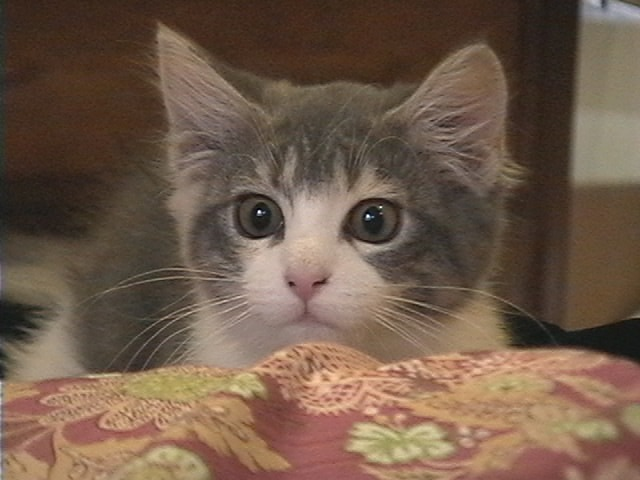
//> input picture bin/sample.jpg, 640 x 480 px
$ ./ex3-hist32   (built with g++ and OpenCV 4)
//> lines starting //> are read from the running program, lines starting //| are printed output that depends on the picture
#include <opencv2/opencv.hpp>
#include <iostream>
#include <string>

using namespace std;

//棒グラフの表示
void barGraph(int width, int height, cv::Mat hist, vector<int>& histVector)
{
	// 要素数
    int num = histVector.size();
	cout << "size of histVector: " << num << endl;
	// 最大要素
	int max = histVector[0];
	for(int i = 1; i < num; i++){
		if (histVector[i] > max) max = histVector[i];
	}
	// または int max = *max_element( histVector.begin(), histVector.end() );
	// 棒グラフ配置設計
	double dw = (double)width/(num*2+1);	// 棒の幅と間隔を同じに
	cout << "size of bar width: " << dw << endl;
	double dh = (double)height/max;				// 度数あたりの高さ画素数
	cout << "height unit: " << dh << endl;

	// 各棒の描画
	for(int i = 0; i < num; i++){
		double x = dw*(2*i+1);					// 棒グラフ内描画用x座標
		double y = height - histVector[i]*dh;	// 棒グラフ内描画用y座標
		cout << "i, count: " << i << ", " << histVector[i] << endl;
		cv::rectangle(hist, cv::Rect2d(x,y,dw,histVector[i]*dh), cv::Scalar(255, 0, 0), CV_FILLED);
	}
}

// 1ch画像の度数表を作成する関数
void calcHistogram(cv::Mat src, vector<int>& histVector){
	// 各画素値の頻度を算出
	int rows = src.rows, cols = src.cols;
	int binNum = histVector.size();
	for (int y = 0; y < rows; y++){
		uchar* p = src.ptr(y);
		for (int x = 0; x < cols; x++)		{
			histVector[p[x]*binNum/256]++;
		}
	}
}

// カラー画像の輝度ヒストグラムを描画する関数
void calcAndDrawHistogram(char** argv){
	cv::Mat gray;
	cv::Mat image = cv::imread(argv[1]);
//> image is the input picture: 480 rows x 640 cols, CV_8UC3; mean B, G, R 74.1, 90.8, 112.8
	if (image.empty()){
		std::cout << "画像読み込み失敗" << std::endl;
		return;
	}
	cv::cvtColor(image, gray, CV_BGR2GRAY); // 3ch -> 1ch
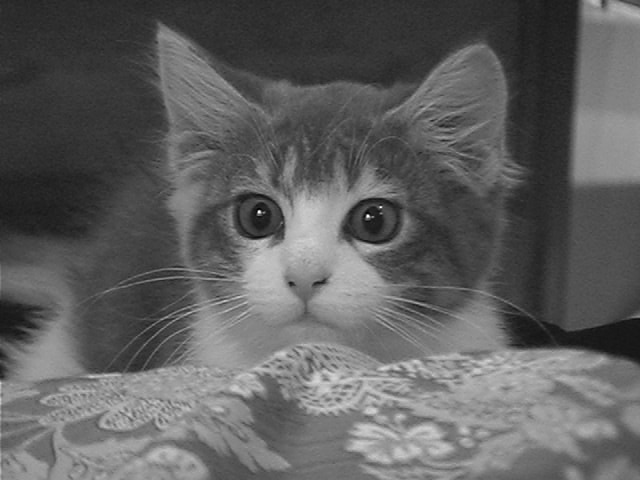
//> gray: 480 rows x 640 cols, CV_8UC1; min 0, max 254, mean 95.4
	vector<int> histVector(32);	// 度数表宣言
	calcHistogram(gray, histVector);	// 度数表作成
//> after the loop in calcHistogram, `for (int y = 0; y < rows; y++)`: histVector = 32 values, max 35703 at index 6, min 0 at index 28, mean 9600

	// 棒グラフウィンドウ
	int width = atoi(argv[2]);
//> width = 400
	int height = atoi(argv[3]);
//> height = 300
	cv::Mat hist;
	hist.create(cv::Size(width, height), CV_8UC3);	// カラー画像生成
	hist = cv::Scalar::all(255);	// 全面白色で初期化
	barGraph(width, height, hist, histVector);	// ヒストグラムを出力
//> in barGraph, `int num = histVector.size();`: num = 32
//| size of histVector: 32
//> in barGraph, `int max = histVector[0];`: max = 6
//> the loop in barGraph, `for(int i = 1; i < num; i++)` made 31 passes
//> max on passes 1 to 6: 18, 388, 3887, 10279, 25210, 35703
//> after the loop in barGraph, `for(int i = 1; i < num; i++)`: max = 35703
//> in barGraph, `double dw = (double)width/(num*2+1);`: dw = 6.15
//| size of bar width: 6.15385
//> in barGraph, `double dh = (double)height/max;`: dh = 0.0084
//| height unit: 0.00840266
//> the loop in barGraph, `for(int i = 0; i < num; i++)` made 32 passes
//> (x, y) on passes 1 to 12: (6.15, 299.9), (18.46, 299.8), (30.77, 296.7), (43.08, 267.3), (55.38, 213.6), (67.69, 88.17), (80, 0), (92.31, 151.1), (104.6, 136.9), (116.9, 119.1), (129.2, 156.5), (141.5, 195.2)
//| i, count: 0, 6
//| i, count: 1, 18
//| i, count: 2, 388
//| i, count: 3, 3887
//| i, count: 4, 10279
//| i, count: 5, 25210
//| i, count: 6, 35703
//| i, count: 7, 17718
//> (output is shown up to pass 8 of 32)
//> after the loop in barGraph, `for(int i = 0; i < num; i++)`:
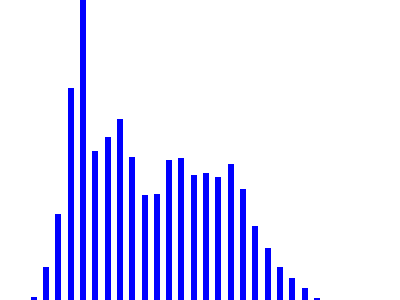
//> hist: 300 rows x 400 cols, CV_8UC3; mean B, G, R 255, 222.1, 222.1
	cv::imshow("Input", image);
	cv::imshow("Grayscale", gray);
	cv::imshow("Histgram", hist);
	cv::waitKey();
}

int main(int argc, char* argv[])
{
	// calcAndDrawHistogram関数に渡す配列の宣言
	//引数省略時の入力画像，window幅，window高さのdefault設定込み
	char* args[4] = {argv[0],"sample.jpg","400","300"};
	if (argc >= 2) args[1] = argv[1];	//引数での入力画像指定
	if (argc >= 3) args[2] = argv[2];	//引数でのwindow幅指定
	if (argc >= 4) args[3] = argv[3];	//引数でのwindow高指定

	calcAndDrawHistogram(args);

	return 0;
}
